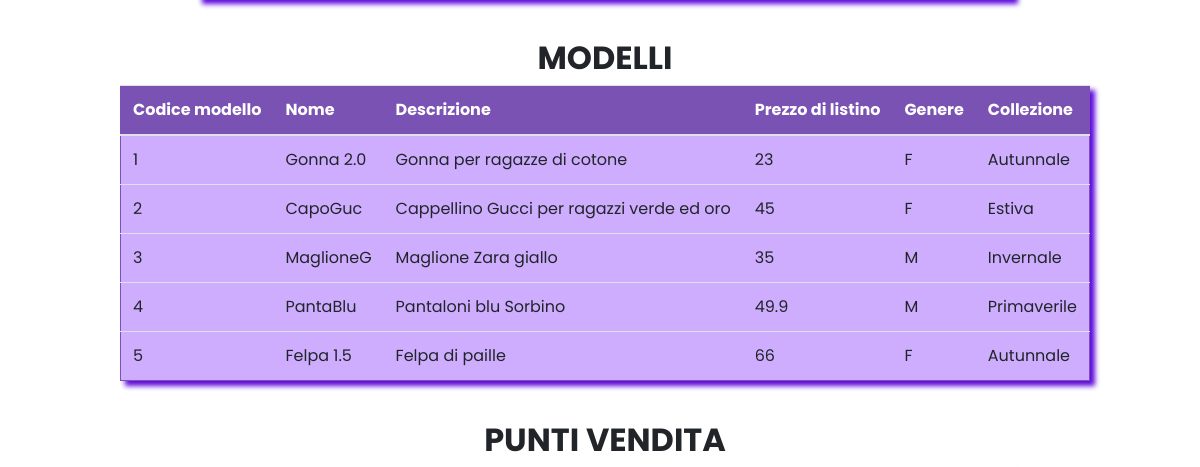
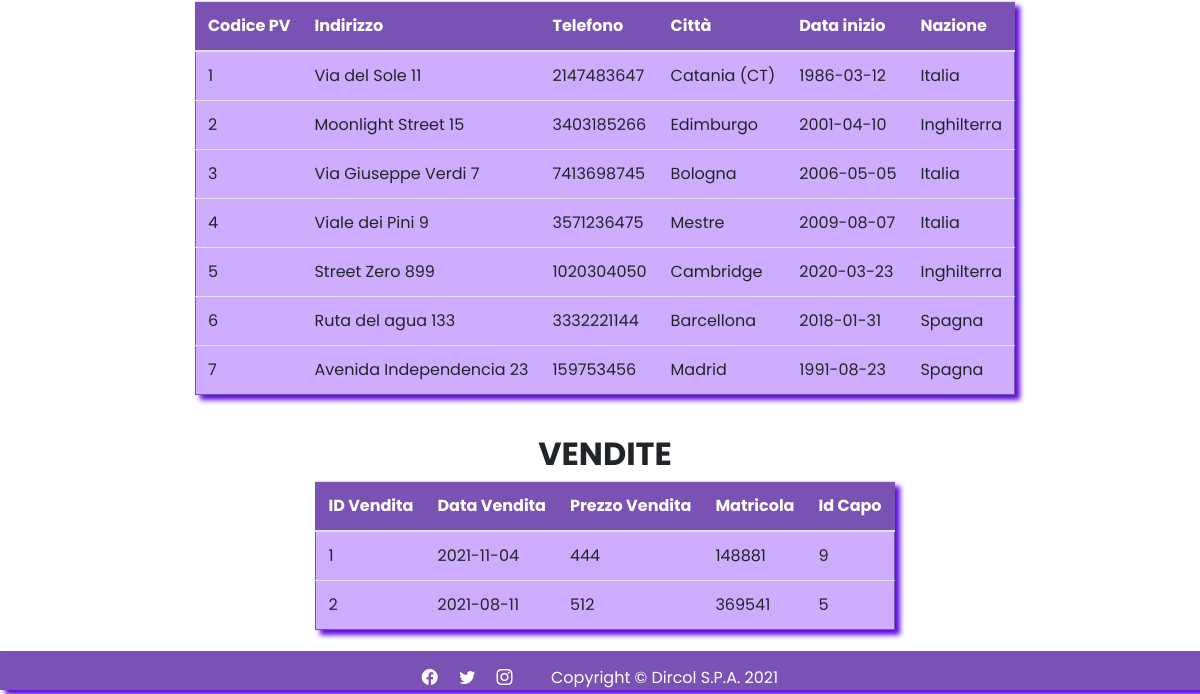
Before: /visualizzaTabelle.php (lower part) with the older database file (2 pictures, top to bottom).
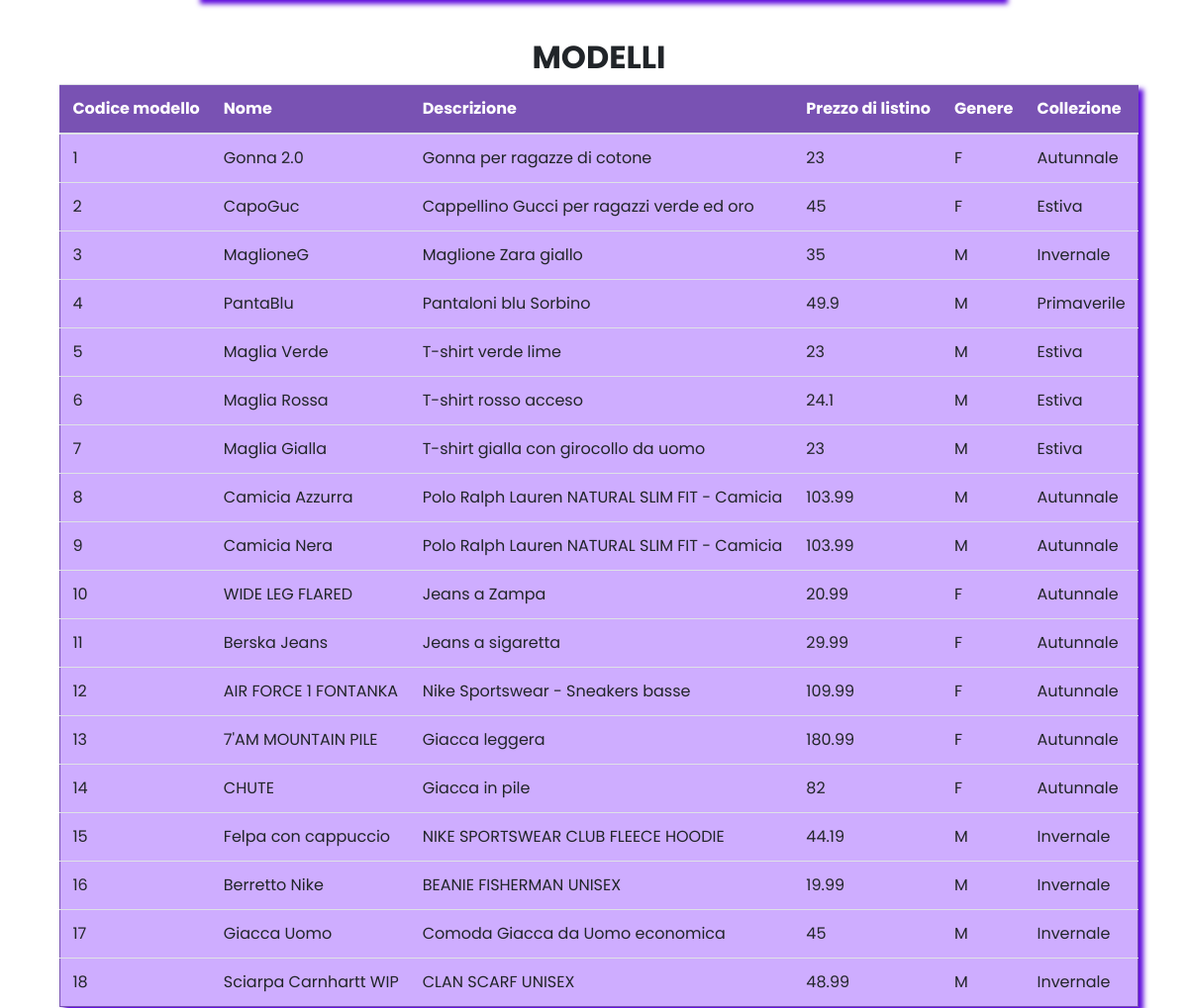
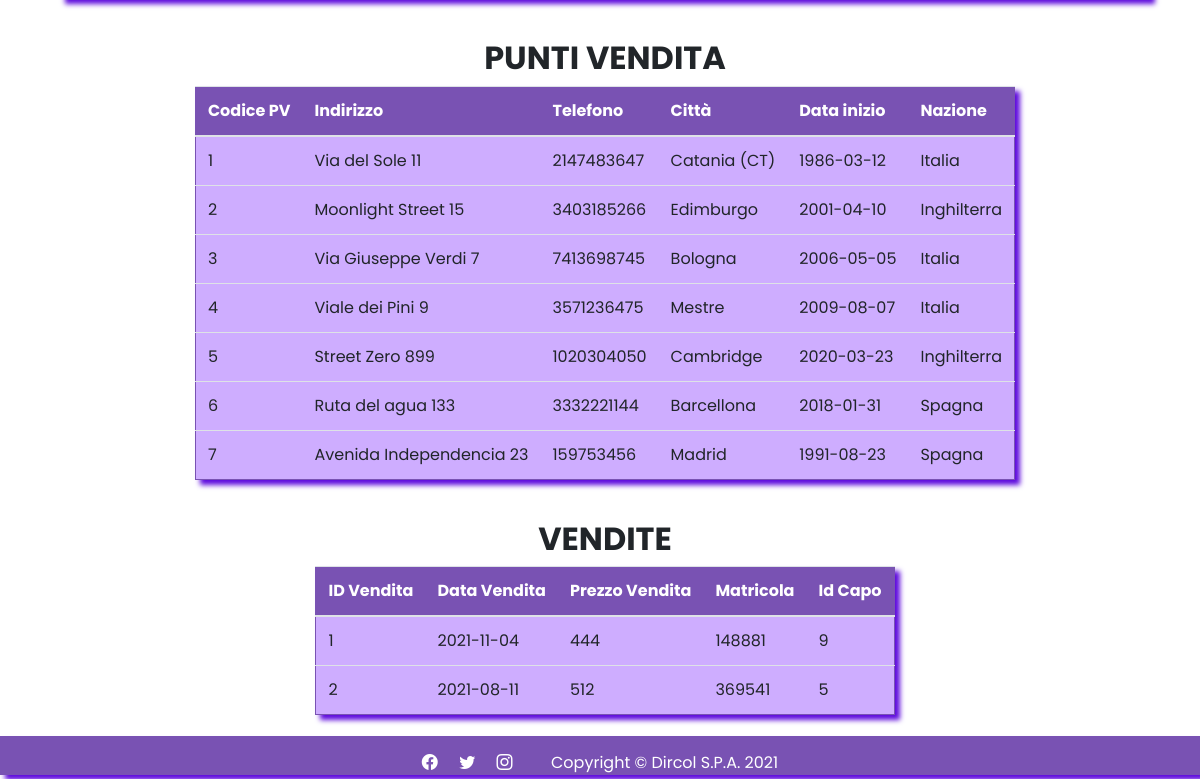
After: the same page with the newer database file (2 pictures, top to bottom).
### tables this page shows
CREATE TABLE IF NOT EXISTS `modelli` (
  `CodModello` int(4) NOT NULL AUTO_INCREMENT,
  `Immagine` VARCHAR(200) NOT NULL,
  `Nome` text NOT NULL,
  `Descrizione` text NOT NULL,
  `PrezzoListino` float NOT NULL,
  `Genere` text NOT NULL,
  `Collezione` varchar(20) NOT NULL,
  PRIMARY KEY (`CodModello`)
);

CREATE TABLE IF NOT EXISTS `puntivendita` (
  `CodPV` int(4) NOT NULL AUTO_INCREMENT,
  `Indirizzo` varchar(50) NOT NULL,
  `Telefono` varchar(11) NOT NULL,
  `Citta` text NOT NULL,
  `DataInizio` date NOT NULL,
  `Nazione` text NOT NULL,
  PRIMARY KEY (`CodPV`)
);

CREATE TABLE IF NOT EXISTS `vendite` (
  `ID` int(4) NOT NULL AUTO_INCREMENT,
  `DataVendita` date NOT NULL,
  `PrezzoVendita` float NOT NULL,
  `Matricola` bigint(6) NOT NULL,
  `IDCapo` int(4) NOT NULL,
  PRIMARY KEY (`ID`),
  KEY `IDCapo` (`IDCapo`),
  FOREIGN KEY (`Matricola`) REFERENCES dipendenti (`Matricola`),
  FOREIGN KEY (`IDCapo`) REFERENCES capi (`ID`)
);

### visualizzaTabelle.php (the view, shortened to what this page needs)
<?php
include_once('connessione.php');
include_once('funzioni.php');
?>
<!DOCTYPE html>
<html lang="it">
<head>
    <?php
    head();
    ?>
</head>
<body>
    <?php
    navbar();
    ?>
    <br>
    <br>
    <h2 id="titolo3">MODELLI</h2>
    <table id='table-center3' class="table">
        <thead>
            <tr>
                <th>Codice modello</th>
                <th>Nome</th>
                <th>Descrizione</th>
                <th>Prezzo di listino</th>
                <th>Genere</th>
                <th>Collezione</th>
            </tr>
        </thead>
        <tbody>
            <?php
            $strSQL = "SELECT * FROM modelli ORDER BY CodModello;";
            $risultato = mysqli_query($conn, $strSQL);
            while ($riga = mysqli_fetch_array($risultato)) {
            ?>
                <tr>
                    <td>
                        <?php
                        echo $riga['CodModello'];
                        ?>
                    </td>
                    <td>
                        <?php
                        echo $riga['Nome'];
                        ?>
                    </td>
                    <td>
                        <?php
                        echo $riga['Descrizione'];
                        ?>
                    </td>
                    <td>
                        <?php
                        echo $riga['PrezzoListino'];
                        ?>
                    </td>
                    <td>
                        <?php
                        echo $riga['Genere'];
                        ?>
                    </td>
                    <td>
                        <?php
                        echo $riga['Collezione'];
                        ?>
                    </td>
                </tr>
            <?php
            }
            ?>
        </tbody>
    </table>
    <br>
    <h2 id="titolo4">PUNTI VENDITA </h2>
    <table id='table-center4' class="table">
        <thead>
            <tr>
                <th>Codice PV</th>
                <th>Indirizzo</th>
                <th>Telefono</th>
                <th>Città</th>
                <th>Data inizio</th>
                <th>Nazione</th>
            </tr>
        </thead>
        <tbody>
            <?php
            $strSQL = "SELECT * FROM puntivendita ORDER BY CodPV;";
            $risultato = mysqli_query($conn, $strSQL);
            while ($riga = mysqli_fetch_array($risultato)) {
            ?>
                <tr>
                    <td>
                        <?php
                        echo $riga['CodPV'];
                        ?>
                    </td>
                    <td>
                        <?php
                        echo $riga['Indirizzo'];
                        ?>
                    </td>
                    <td>
                        <?php
                        echo $riga['Telefono'];
                        ?>
                    </td>
                    <td>
                        <?php
                        echo $riga['Citta'];
                        ?>
                    </td>
                    <td>
                        <?php
                        echo $riga['DataInizio'];
                        ?>
                    </td>
                    <td>
                        <?php
                        echo $riga['Nazione'];
                        ?>
                    </td>
                </tr>
            <?php
            }
            ?>
        </tbody>
    </table>
    <br>
    <h2 id="titolo5">VENDITE </h2>
    <table id='table-center5' class="table">
        <thead>
            <tr>
                <th>ID Vendita</th>
                <th>Data Vendita</th>
                <th>Prezzo Vendita</th>
                <th>Matricola</th>
                <th>Id Capo</th>
            </tr>
        </thead>
        <tbody>
            <?php
            $strSQL = "SELECT * FROM vendite ORDER BY ID, DataVendita;";
            $risultato = mysqli_query($conn, $strSQL);
            while ($riga = mysqli_fetch_array($risultato)) {
            ?>
                <tr>
                    <td>
                        <?php
                        echo $riga['ID'];
                        ?>
                    </td>
                    <td>
                        <?php
                        echo $riga['DataVendita'];
                        ?>
                    </td>
                    <td>
                        <?php
                        echo $riga['PrezzoVendita'];
                        ?>
                    </td>
                    <td>
                        <?php
                        echo $riga['Matricola'];
                        ?>
                    </td>
                    <td>
                        <?php
                        echo $riga['IDCapo'];
                        ?>
                    </td>
                </tr>
            <?php
            }
            ?>
        </tbody>
    </table>
    <?php
    footer();
    ?>
</body>
</html>

### funzioni.php (shortened to what this page needs)
<?php
function head()
{ ?>
    <link rel="stylesheet" href="https://stackpath.bootstrapcdn.com/bootstrap/4.3.1/css/bootstrap.min.css">
    <link rel="stylesheet" href="stili.css" type="text/css">
    <link rel="stylesheet" href="https://cdn.jsdelivr.net/npm/bootstrap-icons@1.7.0/font/bootstrap-icons.css">
<?php
}
?>
<?php
function navbar()
{ ?>
  <section>
  <?php
}
  ?>
  <?php
  function
  footer()
  {
  ?>
  </section>
  <footer class="dark stileFooter ">
    <a href="https://www.dircol/facebook.com"><i class="bi bi-facebook"></i></a>
    <a href="https://www.dircol/twitter.com"> <i class="bi bi-twitter"></i> </a>
    <a href="https://www.instagram.com/dircolSPA"><i class="bi bi-instagram"></i></a>
    &nbsp; &nbsp;
    Copyright &copy; Dircol S.P.A. <?php echo date("Y"); ?>
  </footer>
<?php
  }
?>

### stili.css (style rules this page uses)
html, body { background: rgba(255, 255, 255, 0.808); background-color: rgba(255, 255, 255, 0.808); font-family: "Poppins", sans-serif; min-height: 100%; clear: both; }
.stileTabelle { border-collapse: collapse; border: 1px solid #7952b3; box-shadow: 5px 5px 5px #5e0add; width: auto; }
.table>thead>tr>td, .table>thead>tr>th { background-color: #7952b3; color: white; }
tr { background-color: #ceadff; }
footer { position: fixed; bottom: 0; width: 100%; min-height: auto; color: white; text-align: center; box-shadow: 5px 5px 5px #5e0add; padding-top: 15px; margin-top: 10px; margin-bottom: 4px; }
.stileFooter { background-color: #7952b3; }
i { color: white; height: 22px; }
section { margin-top: 4%; margin-bottom: 4%; margin-left: 5px; padding-left: 5px; }

Changed rows visible on the page:
changed modelli id 5: Nome "Felpa 1.5" → "Maglia Verde"; Descrizione "Felpa di paille" → "T-shirt verde lime"; PrezzoListino "66" → "23"; Genere "F" → "M"; Collezione "Autunnale" → "Estiva"
added modelli: CodModello "6", Nome "Maglia Rossa", Descrizione "T-shirt rosso acceso", PrezzoListino "24.1", Genere "M", Collezione "Estiva"
added modelli: CodModello "7", Nome "Maglia Gialla", Descrizione "T-shirt gialla con girocollo da uomo", PrezzoListino "23", Genere "M", Collezione "Estiva"
added modelli: CodModello "8", Nome "Camicia Azzurra", Descrizione "Polo Ralph Lauren NATURAL SLIM FIT - Camicia", PrezzoListino "103.99", Genere "M", Collezione "Autunnale"
added modelli: CodModello "9", Nome "Camicia Nera", Descrizione "Polo Ralph Lauren NATURAL SLIM FIT - Camicia", PrezzoListino "103.99", Genere "M", Collezione "Autunnale"
added modelli: CodModello "10", Nome "WIDE LEG FLARED", Descrizione "Jeans a Zampa", PrezzoListino "20.99", Genere "F", Collezione "Autunnale"
added modelli: CodModello "11", Nome "Berska Jeans", Descrizione "Jeans a sigaretta", PrezzoListino "29.99", Genere "F", Collezione "Autunnale"
added modelli: CodModello "12", Nome "AIR FORCE 1 FONTANKA", Descrizione "Nike Sportswear - Sneakers basse", PrezzoListino "109.99", Genere "F", Collezione "Autunnale"
added modelli: CodModello "13", Nome "7'AM MOUNTAIN PILE", Descrizione "Giacca leggera", PrezzoListino "180.99", Genere "F", Collezione "Autunnale"
added modelli: CodModello "14", Nome "CHUTE", Descrizione "Giacca in pile", PrezzoListino "82", Genere "F", Collezione "Autunnale"
added modelli: CodModello "15", Nome "Felpa con cappuccio", Descrizione "NIKE SPORTSWEAR CLUB FLEECE HOODIE", PrezzoListino "44.19", Genere "M", Collezione "Invernale"
added modelli: CodModello "16", Nome "Berretto Nike", Descrizione "BEANIE FISHERMAN UNISEX", PrezzoListino "19.99", Genere "M", Collezione "Invernale"
added modelli: CodModello "17", Nome "Giacca Uomo", Descrizione "Comoda Giacca da Uomo economica", PrezzoListino "45", Genere "M", Collezione "Invernale"
added modelli: CodModello "18", Nome "Sciarpa Carnhartt WIP", Descrizione "CLAN SCARF UNISEX", PrezzoListino "48.99", Genere "M", Collezione "Invernale"
